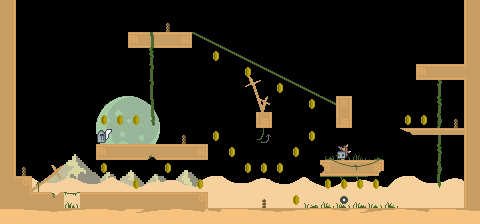

Below is a game level as drawn by its tile map, then a one-line description and the .tmx that defines it (tile-layer data replaced by summaries):
An orthogonal 30x14 tile map with 16x16 px tiles, 13 tile layers (FarBGLayer, MidBGLayer, NearBGLayer, LowDoodadLayer, ...).

<map version="1.10" tiledversion="1.10.2" orientation="orthogonal" renderorder="right-down" width="30" height="14" tilewidth="16" tileheight="16" infinite="0" nextlayerid="23" nextobjectid="1">
 <tileset firstgid="1" source="Tileset.tsx" />
 <layer id="16" name="FarBGLayer" width="30" height="14">
  <data>[420 cells, 16 non-empty, 16 distinct tile ids]</data>
 </layer>
 <layer id="15" name="MidBGLayer" width="30" height="14">
  <data>[420 cells, 80 non-empty, 80 distinct tile ids]</data>
 </layer>
 <layer id="14" name="NearBGLayer" width="30" height="14">
  <data>[420 cells, 90 non-empty, 13 distinct tile ids]</data>
 </layer>
 <layer id="17" name="LowDoodadLayer" width="30" height="14">
  <data>[420 cells, 12 non-empty, 5 distinct tile ids]</data>
 </layer>
 <layer id="19" name="MidDoodadLayer" width="30" height="14">
  <data>[420 cells, 52 non-empty, 19 distinct tile ids]</data>
 </layer>
 <layer id="1" name="ObstacleLayer" width="30" height="14">
  <data>[420 cells, 380 non-empty, 30 distinct tile ids]</data>
 </layer>
 <layer id="22" name="ObjectLayer" width="30" height="14">
  <data>[420 cells, 420 non-empty, 7 distinct tile ids]</data>
 </layer>
 <layer id="11" name="RopeLayer" width="30" height="14">
  <data>[420 cells, 13 non-empty, 8 distinct tile ids]</data>
 </layer>
 <layer id="12" name="ZiplineLayer" width="30" height="14">
  <data>[420 cells, 16 non-empty, 4 distinct tile ids]</data>
 </layer>
 <layer id="13" name="TrampolineLayer" width="30" height="14">
  <data>[420 cells, 1 non-empty, 1 distinct tile ids]</data>
 </layer>
 <layer id="20" name="LedgeLayer" width="30" height="14">
  <data>[420 cells, 5 non-empty, 3 distinct tile ids]</data>
 </layer>
 <layer id="18" name="SpikeLayer" width="30" height="14">
  <data>[420 cells, 0 non-empty, 0 distinct tile ids]</data>
 </layer>
 <layer id="6" name="HighDoodadLayer" width="30" height="14">
  <data>[420 cells, 8 non-empty, 8 distinct tile ids]</data>
 </layer>
</map>
